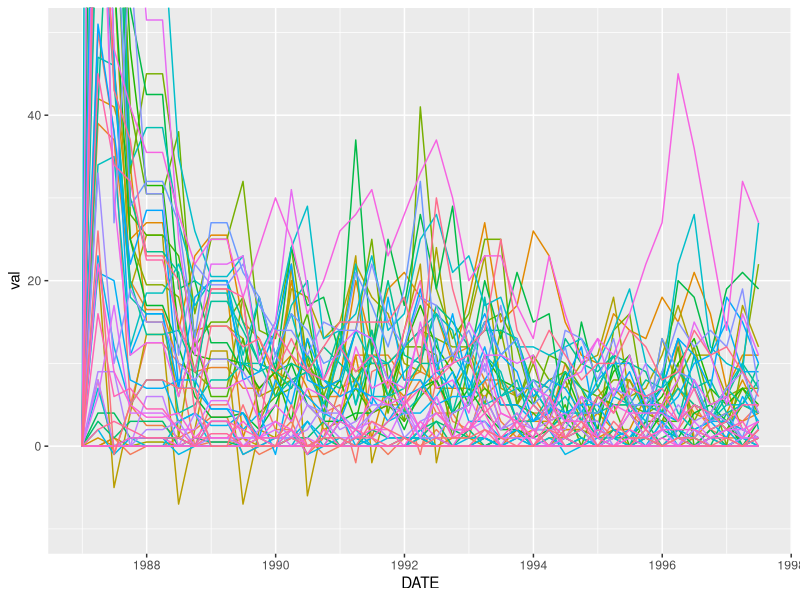

Reproduce this figure in R.
# Aggregating and imputing old F2 data down to the 3 month value

library("tidyverse")

f2full <- read_csv("0-data/uscourts/archived/f2/f2_full.csv") %>% 
  rename(CHAP_12_full = CHAP_12) %>% 
  filter(DATE < "1997-09-30") %>% 
  # Add in the imputed values I came up with for the missing 11th circuit
  mutate(CHAP_12_full = case_when(DISTRICT_NS == "ALN" &
                                    DATE == "1993-03-31" ~ 16,
                                  DISTRICT_NS == "ALM" &
                                    DATE == "1993-03-31" ~ 3,
                                  DISTRICT_NS == "ALS" &
                                    DATE == "1993-03-31" ~ 0,
                                  DISTRICT_NS == "FLN" &
                                    DATE == "1993-03-31" ~ 13,
                                  DISTRICT_NS == "FLM" &
                                    DATE == "1993-03-31" ~ 9,
                                  DISTRICT_NS == "FLS" &
                                    DATE == "1993-03-31" ~ 0,
                                  DISTRICT_NS == "GAN" &
                                    DATE == "1993-03-31" ~ 6,
                                  DISTRICT_NS == "GAM" &
                                    DATE == "1993-03-31" ~ 57,
                                  DISTRICT_NS == "GAS" &
                                    DATE == "1993-03-31" ~ 9,
                                  TRUE ~ CHAP_12_full))

f2_3 <- read_csv("0-data/uscourts/archived/f2_three/f2_three_archive.csv")

dates  <- seq(as.Date("1987/01/01"), as.Date("1996-12-31"), by="3 month") - 1

rdates <- rev(dates)

# ---- f2-full ------------------------------------------------------------

f2 <- left_join(f2full, f2_3) %>% 
  mutate(impute = CHAP_12)

f2$impute1 <- NA

f2$impute1[f2$DATE=="1987-03-31"] <- f2$CHAP_12_full[f2$DATE=="1987-03-31"]
f2$impute1[f2$DATE=="1987-06-30"] <- f2$CHAP_12_full[f2$DATE=="1987-06-30"] -
  f2$impute1[f2$DATE=="1987-03-31"]
f2$impute1[f2$DATE=="1987-09-30"] <- f2$CHAP_12_full[f2$DATE=="1987-09-30"] -
  f2$impute1[f2$DATE=="1987-06-30"] - f2$impute1[f2$DATE=="1987-03-31"]
# Missing the full 12 month of the 1987-12-31 report!
# f2$impute1[f2$DATE=="1988-03-31"] <- f2$CHAP_12_full[f2$DATE=="1988-03-31"] -
#   f2$impute1[f2$DATE=="1987-09-30"] - f2$impute1[f2$DATE=="1987-06-30"]

# --- brute ---------------------------------------------------------------

for(i in seq_along(rdates)){
  
  # Skip if we cannot calculate due to missing CHAP_12_full or out of range
  if (all(is.na(f2$CHAP_12_full[f2$DATE==rdates[i]]))) next
  if (all(is.na(f2$CHAP_12_full[f2$DATE==rdates[i+1]]))) next
  if (i > length(rdates) - 4) next
  
  f2$impute[f2$DATE==rdates[i+4]] <- f2$CHAP_12_full[f2$DATE==rdates[i+1]] +
    f2$impute[f2$DATE==rdates[i]] - f2$CHAP_12_full[f2$DATE==rdates[i]]
  print(rdates[i])
}

for(i in seq_along(dates)){
  
  # Skip if we cannot calculate due to missing CHAP_12_full or out of range
  if (all(is.na(f2$CHAP_12_full[f2$DATE==dates[i+4]]))) next
  if (all(is.na(f2$CHAP_12_full[f2$DATE==dates[i+3]]))) next
  if (i > length(dates) - 4) next
  
  f2$impute1[f2$DATE==dates[i]] <- f2$CHAP_12_full[f2$DATE==dates[i+3]] +
    f2$impute[f2$DATE==dates[i+4]] - f2$CHAP_12_full[f2$DATE==dates[i+4]]
  
  print(dates[i])
}

f2$impute <- ifelse(is.na(f2$impute), f2$impute1, f2$impute)

# Impute the impossible ones by splitting in half
f2$impute[f2$DATE == "1987-12-31"] <- f2$impute[f2$DATE == "1988-03-31"] <-
  (f2$CHAP_12_full[f2$DATE == "1988-03-31"] -
     f2$impute[f2$DATE == "1987-09-30"] - f2$impute[f2$DATE == "1987-06-30"])/2
f2$impute[f2$DATE == "1988-12-31"] <- f2$impute[f2$DATE == "1989-03-31"] <-
  (f2$CHAP_12_full[f2$DATE == "1989-03-31"] -
     f2$impute[f2$DATE == "1988-09-30"] - f2$impute[f2$DATE == "1988-06-30"])/2

write_csv(f2, "0-data/uscourts/archived/f2/f2_impute.csv")
write_rds(f2, "0-data/uscourts/archived/f2/f2_impute.rds")

# ---- graphs -------------------------------------------------------------

f2 %>% 
  filter(!is.na(STATE)) %>% 
  group_by(STATE, DATE) %>% 
  summarise(impute = sum(impute, na.rm = T)) %>% 
  gather(key, val, -DATE, -STATE) %>% 
  ggplot(aes(DATE, val, group = STATE, color = STATE)) +
  geom_line() +
  guides(color = FALSE) +
  coord_cartesian(ylim = c(-10, 50))
